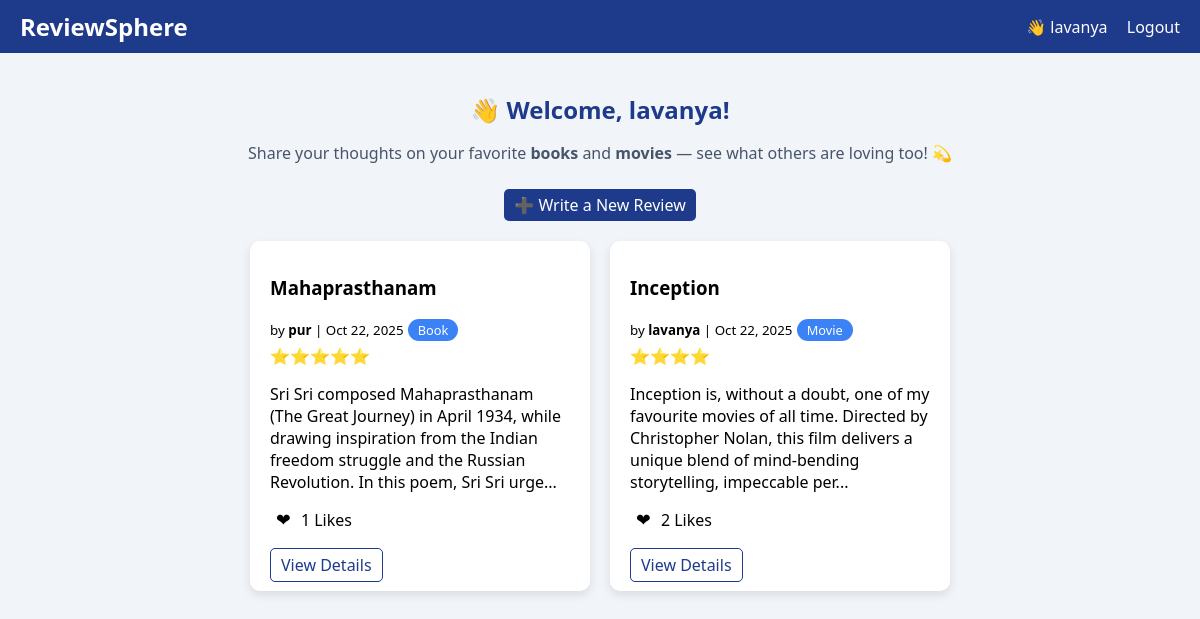
The app's page / (signed in) with its own data.
### models.py (models this page shows, shortened)
class User(UserMixin, db.Model):
    id = db.Column(db.Integer, primary_key=True)
    username = db.Column(db.String(150), unique=True, nullable=False)
    password = db.Column(db.String(200), nullable=False)
    reviews = db.relationship('Review', backref='author', lazy=True)
    comments = db.relationship('Comment', backref='user', lazy=True)
    likes = db.relationship('Like', backref='user', lazy=True)

class Review(db.Model):
    id = db.Column(db.Integer, primary_key=True)
    title = db.Column(db.String(150), nullable=False)
    category = db.Column(db.String(50), nullable=False)  # Book or Movie
    rating = db.Column(db.Integer, nullable=False)
    content = db.Column(db.Text, nullable=False)
    date_posted = db.Column(db.DateTime, default=datetime.utcnow)
    user_id = db.Column(db.Integer, db.ForeignKey('user.id'), nullable=False)
    comments = db.relationship('Comment', backref='review', lazy=True, cascade="all, delete-orphan")
    likes = db.relationship('Like', backref='review', lazy=True, cascade="all, delete-orphan")
    @property
    def like_count(self):
        return len(self.likes)

### app.py (the view)
@app.route('/')
def home():
    reviews = Review.query.order_by(Review.date_posted.desc()).all()
    return render_template('home.html', reviews=reviews)

### app.py (called while the page is built)
@login_manager.user_loader
def load_user(user_id):
    return User.query.get(int(user_id))

### templates/home.html (shortened to what this page needs)
{% extends 'base.html' %}
{% block content %}
<div class="container">
    {% if current_user.is_authenticated %}
        <h2 style="text-align:center; color:#1e3a8a; margin-bottom:10px;">
            👋 Welcome, {{ current_user.username }}!
        </h2>
        <p style="text-align:center; color:#475569; margin-bottom:30px;">
            Share your thoughts on your favorite <strong>books</strong> and <strong>movies</strong> —
            see what others are loving too! 💫
        </p>
        <div style="text-align:center; margin-bottom:25px;">
            <a href="{{ url_for('post_review') }}" class="btn btn-primary">➕ Write a New Review</a>
        </div>
    {% endif %}
    {% if reviews %}
        <div class="feed">
         {% for review in reviews %}
<div class="review-card">
    <h3>{{ review.title }}</h3>
    <small>by <strong>{{ review.author.username }}</strong> | {{ review.date_posted.strftime("%b %d, %Y") }}</small>
    <span style="background: #3b82f6; color: white; padding: 2px 10px; border-radius: 20px; font-size: 0.8em;">
        {{ review.category }}
    </span>
    <div class="stars">
        {% for i in range(review.rating) %}⭐{% endfor %}
    </div>
    <p>{{ review.content[:180] }}{% if review.content|length > 180 %}...{% endif %}</p>
    <div class="interactions">
       <form class="like-form" data-review-id="{{ review.id }}">
    <button type="submit" class="like-btn {% if user_liked %}liked{% endif %}">❤</button>
    <span id="like-count-{{ review.id }}">{{ review.like_count }} Likes</span>
</form>
<br/>
        <a href="{{ url_for('review_detail', review_id=review.id) }}" class="btn btn-outline">View Details</a>
    </div>
</div>
{% endfor %}
        </div>
    {% else %}
        <p style="text-align:center; color:#64748b;">No reviews yet. Be the first to share one!</p>
    {% endif %}
</div>
{% endblock %}

### templates/base.html (shortened to what this page needs)
<!DOCTYPE html>
<html lang="en">
<head>
    <link rel="stylesheet" href="{{ url_for('static', filename='style.css') }}">
</head>
<body>
    <nav class="navbar">
        <a href="{{ url_for('home') }}" class="logo">ReviewSphere</a>
        <div class="nav-links">
            {% if current_user.is_authenticated %}
                <span>👋 {{ current_user.username }}</span>
                <a href="{{ url_for('logout') }}">Logout</a>
            {% else %}
                <a href="{{ url_for('login') }}">Login</a>
                <a href="{{ url_for('register') }}">Register</a>
            {% endif %}
        </div>
    </nav>
    <div class="main">
        {% block content %}{% endblock %}
    </div>
</body>
</html>

### static/style.css (style rules this page uses)
body { font-family: 'Segoe UI', sans-serif; background: #f1f5f9; margin: 0; padding: 0; }
.navbar { background: #1e3a8a; color: white; display: flex; justify-content: space-between; align-items: center; padding: 10px 20px; }
.navbar .logo { font-weight: bold; text-decoration: none; color: white; font-size: 1.5em; }
.nav-links a { margin-left: 15px; text-decoration: none; color: white; }
.main { padding: 20px; }
.container { max-width: 900px; margin: auto; }
.feed { display: flex; flex-wrap: wrap; gap: 20px; justify-content: center; }
.review-card { background: white; border-radius: 10px; box-shadow: 0 4px 10px rgba(0,0,0,0.1); padding: 15px 20px; width: 300px; position: relative; }
.review-card .stars { margin: 5px 0; }
.btn { padding: 5px 10px; border: none; background: #3b82f6; border-radius: 5px; cursor: pointer; text-decoration: none; color: white; }
.btn-primary { background: #1e3a8a; }
.btn-outline { background: white; color:#1e3a8a; border:1px solid #1e3a8a; }
.like-btn { background: none; border: none; font-size:1.1em; cursor:pointer; }

### records on screen
User: username "lavanya"
Review: title "Mahaprasthanam", author.username "pur", date_posted "Oct 22, 2025", category "Book", content "Sri Sri composed Mahaprasthanam (The Great Journey) in April 1934, while drawing inspiration from the Indian freedom struggle and the Russian Revolution. In this poem, Sri Sri urge", like_count "1"
Review: title "Inception", author.username "lavanya", date_posted "Oct 22, 2025", category "Movie", content "Inception is, without a doubt, one of my favourite movies of all time. Directed by Christopher Nolan, this film delivers a unique blend of mind-bending storytelling, impeccable per", like_count "2"
